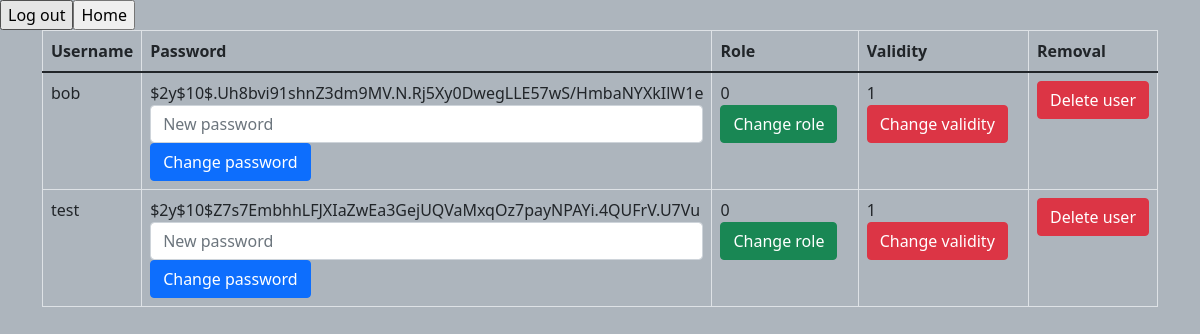
Before: /admin.php (signed in) with the older database file.
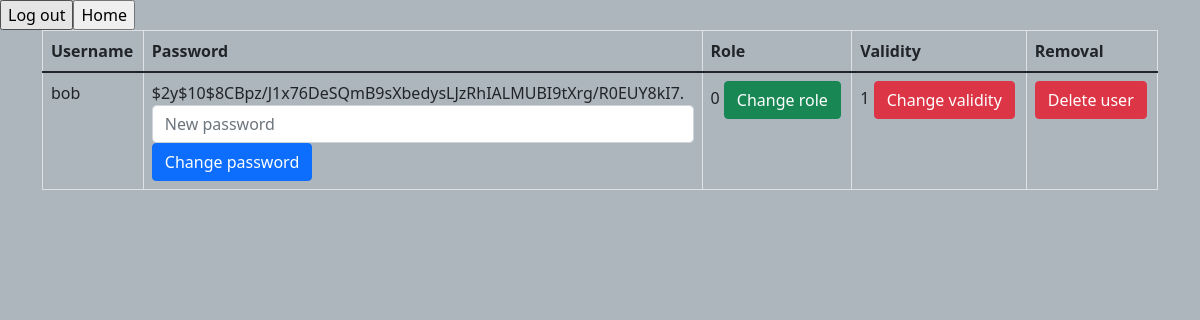
After: the same page with the newer database file.
### tables this page shows
CREATE TABLE users (
       username TEXT PRIMARY KEY,
       password TEXT,
       roles BOOLEAN  DEFAULT 0,
       validity BOOLEAN  DEFAULT 1);

### html/admin.php (the view, shortened to what this page needs)
<?php
$file_db = new PDO('sqlite:/usr/share/nginx/databases/database.sqlite');
$file_db->setAttribute(PDO::ATTR_ERRMODE,
    PDO::ERRMODE_EXCEPTION);
?>
<!DOCTYPE html>
<html>
<head>
    <link rel="stylesheet" href="bootstrap.min.css">
    <link rel="stylesheet" href="style.css">
</head>
<body>
<div class="nav">
    <form action="login.php" method="post">
        <input type="submit" name="button_log_out" value="Log out">
    </form>
    <form action="mailbox.php" method="post">
        <input type="submit" name="button_new_message" value="Home">
    </form>
</div>
<div class="container">
    <div class="row">
        <div class="col-12">
            <table class="table table-bordered">
                <thead>
                <tr>
                    <th scope="col">Username</th>
                    <th scope="col">Password</th>
                    <th scope="col">Role</th>
                    <th scope="col">Validity</th>
                    <th scope="col">Removal</th>
                </tr>
                </thead>
                <tbody>
                <?php
                $stmt = $file_db->prepare("SELECT * FROM users WHERE NOT roles = ?");
                $stmt->execute([1]);
                $users = $stmt->fetchAll();
                foreach($users as $user): ?>
                    <tr>
                        <td><?= $user[0]; ?></td>
                        <td><?= $user[1]; ?>
                            <form role="form" method="post" action="<?php echo $_SERVER["PHP_SELF"];?>" style="display: inline">
                                <input type="text" class="form-control" name="new_password_text" placeholder="New password">
                                <input type="submit" value="Change password" name="button_password" class="btn btn-primary"/>
                            </form>
                        </td>
                        <td><?= $user[2]; ?>
                            <form role="form" method="post" action="<?php echo $_SERVER["PHP_SELF"];?>" style="display: inline">
                                <input type="submit" value="Change role" name="button_role" class="btn btn-success"/>
                            </form>
                        </td>
                        <td><?= $user[3]; ?>
                            <form role="form" method="post" action="<?php echo $_SERVER["PHP_SELF"];?>" style="display: inline">
                                <input type="submit" value="Change validity" name="button_validity" class="btn btn-danger"/>
                            </form>
                        </td>
                        <td>
                            <form role="form" method="post" action="<?php echo $_SERVER["PHP_SELF"];?>" style="display: inline">
                                <input type="submit" value="Delete user" name="button_delete" class="btn btn-danger"/>
                            </form>
                        </td>
                    </tr>
                <?php endforeach; ?>
                </tbody>
            </table>
        </div>
    </div>
</div>
</body>
</html>

### html/style.css (style rules this page uses)
body { background: #adb5bd; }

Changed rows visible on the page:
removed users: username "test", password "$2y$10$Z7s7EmbhhLFJXIaZwEa3GejUQVaMxqOz7payNPAYi.4QUFrV.U7Vu", roles "0", validity "1"
changed users "bob": password "$2y$10$.Uh8bvi91shnZ3dm9MV.N.Rj5Xy0DwegLLE57wS/HmbaNYXkIlW1e" → "$2y$10$8CBpz/J1x76DeSQmB9sXbedysLJzRhIALMUBI9tXrg/R0EUY8kI7."
